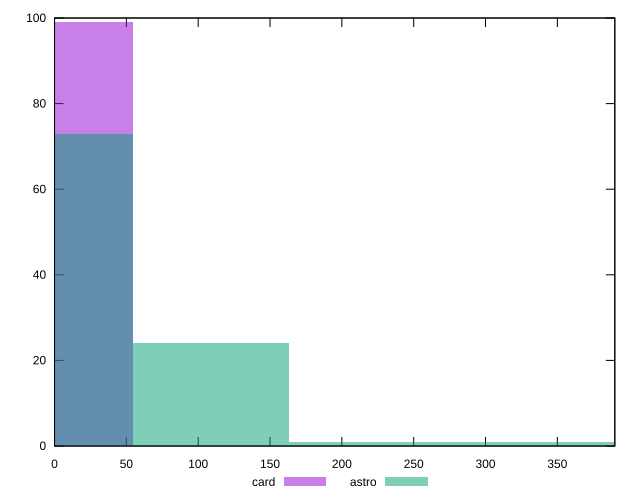

This chart was generated by the following gnuplot code:
reset

$card <<EOF
0 99
EOF

$astro <<EOF
0 73
108.9416067594438 24
217.8832135188876 1
435.7664270377752 1
326.8248202783314 1
EOF

set key outside below
set boxwidth 108.9416067594438
set xrange [0:390]
set yrange [0:100]
set trange [0:100]
set style fill transparent solid 0.5 noborder
set terminal svg size 640, 500 enhanced background rgb 'white'
set output "reports/report_00027_2021-02-24T12-40-31.850Z/legacy-javascript/comparison/histogram/2_vs_3.svg"

plot $card title "card" with boxes, \
     $astro title "astro" with boxes

reset
